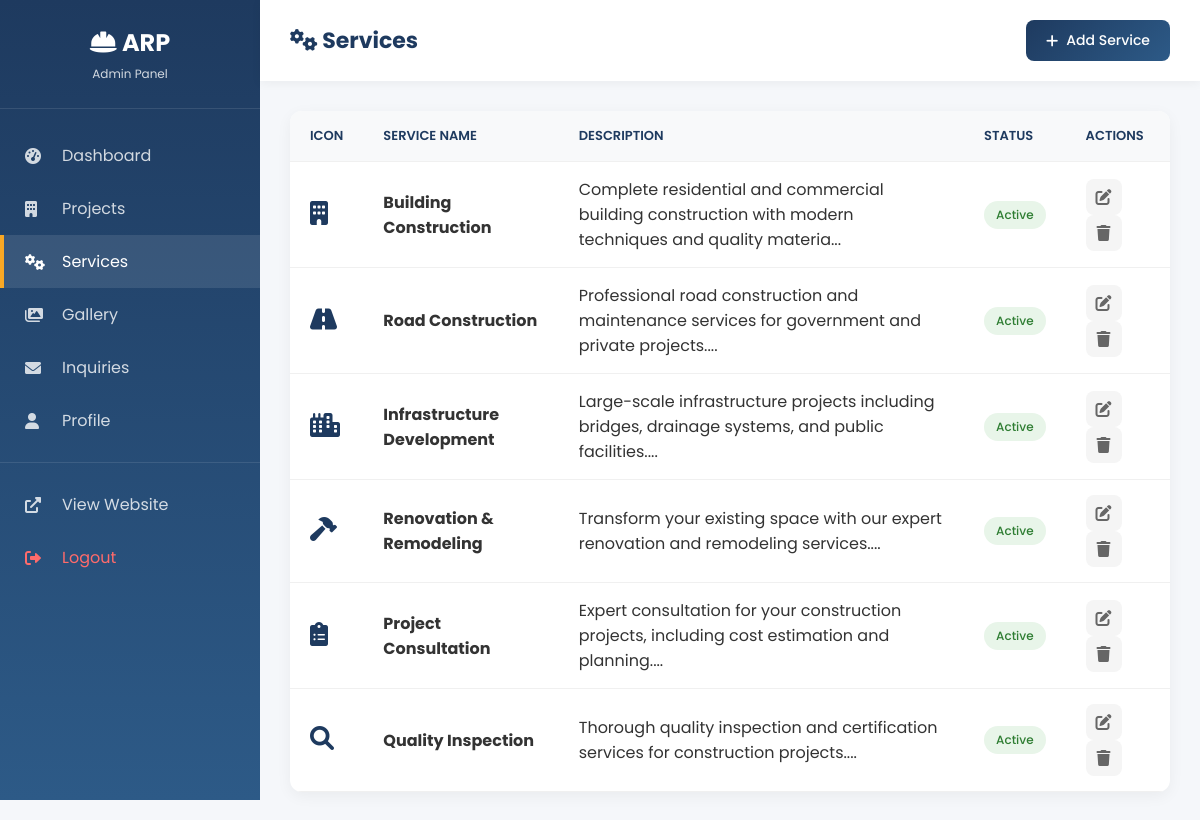
Page /admin/services.php (signed in) on the committed database.
### tables this page shows
CREATE TABLE IF NOT EXISTS services (
    id INT AUTO_INCREMENT PRIMARY KEY,
    name VARCHAR(255) NOT NULL,
    description TEXT,
    icon VARCHAR(100),
    image VARCHAR(255),
    is_active TINYINT(1) DEFAULT 1,
    created_at TIMESTAMP DEFAULT CURRENT_TIMESTAMP,
    updated_at TIMESTAMP DEFAULT CURRENT_TIMESTAMP ON UPDATE CURRENT_TIMESTAMP
);

### admin/services.php (the view, shortened to what this page needs)
<?php
require_once '../include/config.php';
?>
<!DOCTYPE html>
<html lang="en">
<head>
    <link href="https://cdnjs.cloudflare.com/ajax/libs/font-awesome/6.0.0/css/all.min.css" rel="stylesheet">
    <link href="style.css" rel="stylesheet">
</head>
<body>
    <div class="admin-wrapper">
        <?php include 'sidebar.php'; ?>
        <main class="main-content">
            <header class="top-header">
                <h1><i class="fas fa-cogs"></i> Services</h1>
                <a href="service-form.php" class="btn btn-primary">
                    <i class="fas fa-plus"></i> Add Service
                </a>
            </header>
            <div class="dashboard-content">
                <div class="table-responsive">
                    <table class="data-table">
                        <thead>
                            <tr>
                                <th>Icon</th>
                                <th>Service Name</th>
                                <th>Description</th>
                                <th>Status</th>
                                <th>Actions</th>
                            </tr>
                        </thead>
                        <tbody>
                            <?php
                            $result = mysqli_query($con, "SELECT * FROM services ORDER BY id ASC");
                            if (mysqli_num_rows($result) > 0):
                                while ($row = mysqli_fetch_assoc($result)):
                            ?>
                            <tr>
                                <td><i class="<?php echo $row['icon'] ?: 'fas fa-cog'; ?>" style="font-size: 24px; color: #1e3a5f;"></i></td>
                                <td><strong><?php echo $row['name']; ?></strong></td>
                                <td><?php echo substr($row['description'], 0, 100) . '...'; ?></td>
                                <td>
                                    <span class="badge <?php echo $row['is_active'] ? 'badge-success' : 'badge-secondary'; ?>">
                                        <?php echo $row['is_active'] ? 'Active' : 'Inactive'; ?>
                                    </span>
                                </td>
                                <td>
                                    <a href="service-form.php?id=<?php echo $row['id']; ?>" class="btn-icon" title="Edit">
                                        <i class="fas fa-edit"></i>
                                    </a>
                                    <a href="?delete=<?php echo $row['id']; ?>" class="btn-icon delete"
                                       onclick="return confirm('Are you sure you want to delete this service?')" title="Delete">
                                        <i class="fas fa-trash"></i>
                                    </a>
                                </td>
                            </tr>
                            <?php
                                endwhile;
                            else:
                            ?>
                            <tr>
                                <td colspan="5" class="text-center">No services found</td>
                            </tr>
                            <?php endif; ?>
                        </tbody>
                    </table>
                </div>
            </div>
        </main>
    </div>
</body>
</html>

### admin/style.css (style rules this page uses)
* { margin: 0; padding: 0; box-sizing: border-box; }
body { font-family: 'Poppins', sans-serif; background: #f5f7fa; color: #333; }
.admin-wrapper { display: flex; min-height: 100vh; }
.main-content { flex: 1; margin-left: 260px; padding: 0; }
.top-header { background: white; padding: 20px 30px; display: flex; justify-content: space-between; align-items: center; box-shadow: 0 2px 10px rgba(0,0,0,0.05); position: sticky; top: 0; z-index: 100; }
.top-header h1 { font-size: 22px; color: #1e3a5f; }
.dashboard-content { padding: 30px; }
.btn { display: inline-flex; align-items: center; gap: 8px; padding: 10px 20px; border-radius: 8px; text-decoration: none; font-weight: 500; font-size: 14px; cursor: pointer; border: none; transition: all 0.3s; }
.btn-primary { background: linear-gradient(135deg, #1e3a5f 0%, #2d5a87 100%); color: white; }
.btn-icon { width: 36px; height: 36px; border-radius: 8px; display: inline-flex; align-items: center; justify-content: center; background: #f5f5f5; color: #666; text-decoration: none; transition: all 0.3s; }
.table-responsive { background: white; border-radius: 12px; overflow: hidden; box-shadow: 0 4px 15px rgba(0,0,0,0.05); }
.data-table { width: 100%; border-collapse: collapse; }
.data-table th, .data-table td { padding: 15px 20px; text-align: left; border-bottom: 1px solid #f0f0f0; }
.data-table th { background: #f8f9fa; font-weight: 600; color: #1e3a5f; font-size: 13px; text-transform: uppercase; }
.badge { display: inline-block; padding: 5px 12px; border-radius: 20px; font-size: 12px; font-weight: 500; }
.badge-success { background: #e8f5e9; color: #2e7d32; }

### rows in the picture
services: name "Building Construction", description "Complete residential and commercial building construction with modern techniques and quality materia", is_active "Active"
services: name "Road Construction", description "Professional road construction and maintenance services for government and private projects.", is_active "Active"
services: name "Infrastructure Development", description "Large-scale infrastructure projects including bridges, drainage systems, and public facilities.", is_active "Active"
services: name "Renovation & Remodeling", description "Transform your existing space with our expert renovation and remodeling services.", is_active "Active"
services: name "Project Consultation", description "Expert consultation for your construction projects, including cost estimation and planning.", is_active "Active"
services: name "Quality Inspection", description "Thorough quality inspection and certification services for construction projects.", is_active "Active"
